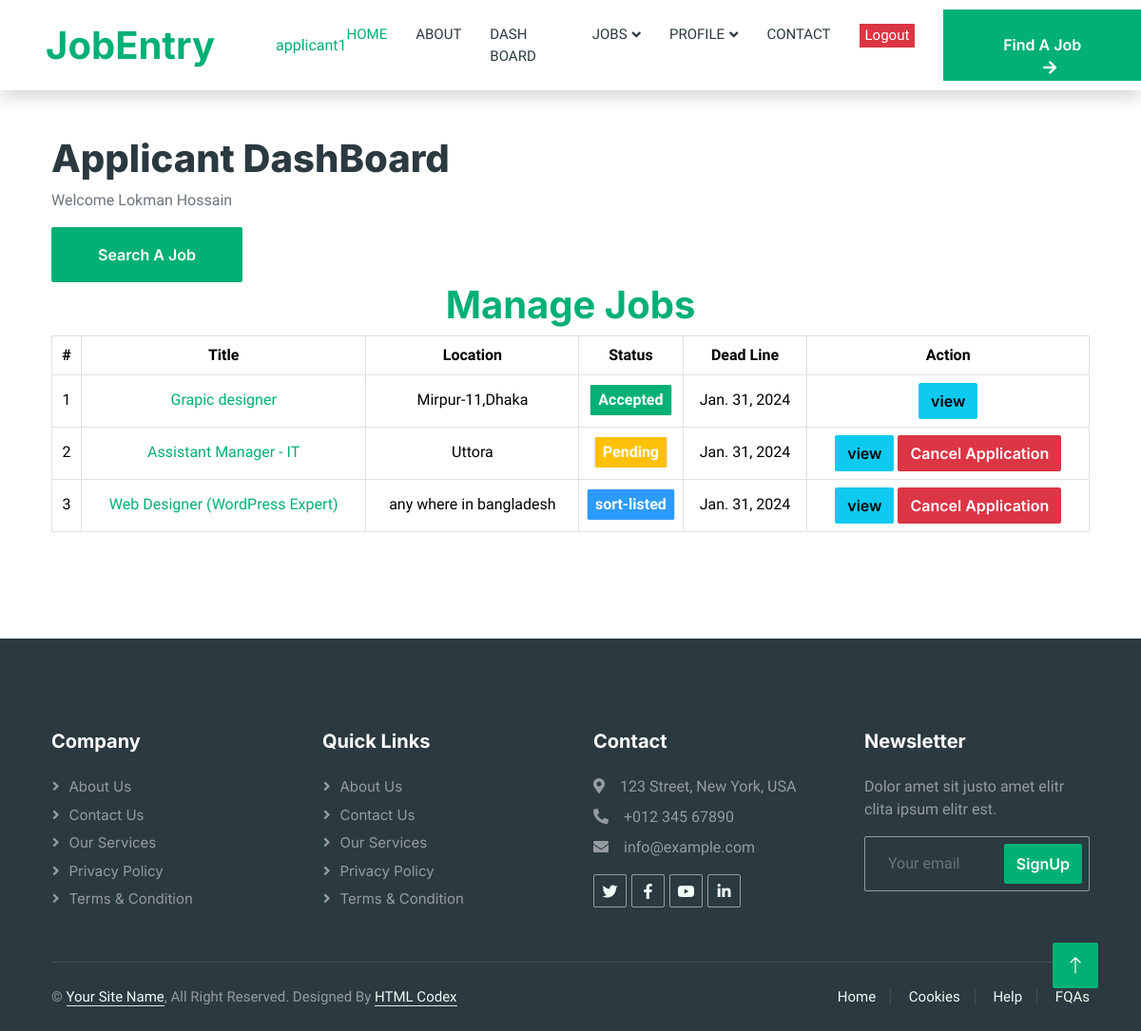
Screenshot of /dashboard (signed in) with the database file from the repository.
### userapp/models.py (models this page shows, shortened)
class JobUser(AbstractUser):
    USER_TYPE = (
        ('Recruiter','Recruiter'),
        ('Applicant','Applicant'),
    )
    user_type= models.CharField(max_length = 100,choices=USER_TYPE,default='Applicant')
    has_resume= models.BooleanField(default=False)
    has_company= models.BooleanField(default=False)

class Resume(models.Model):
    user=models.OneToOneField(JobUser,on_delete=models.CASCADE,null=True,blank=True)
    first_name=models.CharField(max_length=100)
    last_name = models.CharField(max_length=100)
    profession=models.CharField(max_length=1000,null=True,blank=True)
    address=models.CharField(max_length=1000,null=True,blank=True)
    education = RichTextField()
    about_self = RichTextField(null=True,blank=True)
    skills = RichTextField(null=True,blank=True)
    profile_pic=models.FileField(upload_to='profile_pic')
    cv = models.FileField(upload_to='resume')

### job/models.py (models this page shows)
class ApplyJob(models.Model):
    STATUS_CHOICES = {
        ('Accepted','Accepted'),
        ('Declined','Declinned'),
        ('Pending','Pending'),
        ('sort-listed','sort-listed'),
    }
    user= models.ForeignKey(JobUser, on_delete=models.CASCADE)
    job= models.ForeignKey(Job, on_delete=models.CASCADE)
    appliedTime=models.DateTimeField(auto_now=False, auto_now_add=True)
    status=models.CharField(max_length=100,choices=STATUS_CHOICES,default='Pending')

class Job(models.Model):
    JOB_Type=(
        ('Remote','Remote'),
        ('Onsite','Onsite'),
        ('Hybrid','Hybrid'),
    )
    JOB_STATUS=(
        ('Full time','Full time'),
        ('Half time','Half time'),
        ('Hourly','Hourly'),
    )
    user=models.ForeignKey(JobUser, on_delete=models.CASCADE,null=True,blank=True)
    company=models.ForeignKey(Company, on_delete=models.CASCADE,null=True,blank=True)
    title=models.CharField(max_length=500)
    job_type=models.CharField(max_length=100,choices=JOB_Type)
    job_status=models.CharField(max_length=100,choices=JOB_STATUS)
    category = models.ForeignKey(Category, on_delete=models.CASCADE,null=True,blank=True)
    salary=models.CharField(max_length=100)
    location=models.CharField(max_length=1000)
    state=models.ForeignKey(State, on_delete=models.CASCADE,null=True,blank=True)
    vacancy=models.CharField(max_length=100)
    responsibilities=RichTextField()
    requirments=RichTextField()
    published=models.DateTimeField(auto_now=False, auto_now_add=True,null=True,blank=True)
    deadline=models.DateField(null=True,blank=True)
    def __str__(self):
        return self.title

### website/views.py (the view)
# urls.py: path('dashboard',views.dashboard,name='dashboard'),
def dashboard(request):
    if request.user.user_type == 'Applicant':
        jobs= ApplyJob.objects.filter(user=request.user)
        context={'jobs':jobs}
    elif request.user.user_type == 'Recruiter':
        jobs = Job.objects.filter(user=request.user,company=request.user.company)
        context={'jobs':jobs}
    return render(request,'website/dashboard.html',context)

### templates/website/dashboard.html (shortened to what this page needs)
{% extends "base.html" %}
{% load humanize %}
{% block content %}
{% if request.user.user_type == 'Applicant' %}
<section class="container py-5">
    <h1 class="text-priamry display-6 ">
        Applicant DashBoard
    </h1>
    {% if request.user.has_resume %}
        <p class="text-muted">Welcome {{request.user.resume.first_name}} {{request.user.resume.last_name}}</p>
    {% endif %}
    <div>
        {% if request.user.has_resume %}
        <a href="" class="btn btn-primary py-md-3 px-md-5 me-3 animated slideInLeft">Search A Job</a>
        {% else %}
        <p class="alert alert-danger">You don't have a resume. <a href="{% url "resume" %}">Click Here</a></p>
        {% endif %}
    </div>
    {% if jobs %}
        <div>
            <h1 class='text-center text-primary'>Manage Jobs</h1>
            <div>
                <table class="table table-hover table-bordered text-center align-baseline  mx-auto">
                    <thead>
                        <tr>
                            <th>#</th>
                            <th>Title</th>
                            <th>Location</th>
                            <th>Status</th>
                            <th>Dead Line</th>
                            <th>Action</th>
                        </tr>
                    </thead>
                    <tbody>
                        {% for job in jobs %}
                        <tr>
                            <td>{{forloop.counter}}</td>
                            <td><a href="{% url "jobdetails" job.job.id %}">{{job.job}}</a></td>
                            <td>{{job.job.location}}</td>
                            {% if job.status == 'Accepted' %}
                            <td class='bg-primary badge fs-6 text-white'>{{job.status}}</td>
                            {% elif job.status == 'sort-listed' %}
                            <td class='bg-secondary badge fs-6 text-white'>{{job.status}}</td>
                            {% elif job.status == 'Declined' %}
                            <td class='bg-danger badge fs-6 text-white'>{{job.status}}</td>
                            {% else %}
                            <td class='bg-warning badge fs-6 text-white'>{{job.status}}</td>
                            {% endif %}
                            <td>{{job.job.deadline}}</td>
                            <td>
                                <a href="{% url "jobdetails" job.job.id %}" class="btn btn-info">view</a>
                                {% if not job.status == 'Accepted' %}
                                <a href="{% url "cancel" job.id %}" class="btn btn-danger">Cancel Application</a>
                                {% endif %}
                            </td>
                        </tr>
                        {% endfor %}
                    </tbody>
                </table>
            </div>
        </div>
        {% endif %}
</section>
{% endif %}
{% endblock content %}

### templates/include/header.html (shortened to what this page needs)
<nav class="navbar navbar-expand-lg bg-white navbar-light shadow sticky-top p-0">
    <a href="{% url "home" %}" class="navbar-brand d-flex align-items-center text-center py-0 px-4 px-lg-5">
        <h1 class="m-0 text-primary">JobEntry</h1>
    </a>
    {% if request.user.is_authenticated %}
    <a href="">{{request.user}} </a>
    {% endif %}
    <div class="collapse navbar-collapse" id="navbarCollapse">
        <div class="navbar-nav ms-auto p-4 p-lg-0">
            <a href="{% url "home" %}" class="nav-item nav-link active">Home</a>
            <a href="{% url "about" %}" class="nav-item nav-link">About</a>
            {% if request.user.is_authenticated %}
            <a href="{% url "dashboard" %}" class="nav-item nav-link">Dash Board</a>
            {% endif %}
            <div class="nav-item dropdown">
                <a href="#" class="nav-link dropdown-toggle" data-bs-toggle="dropdown">Jobs</a>
            </div>
            {% if request.user.is_authenticated %}
            <div class="nav-item dropdown">
                <a href="#" class="nav-link dropdown-toggle" data-bs-toggle="dropdown">Profile</a>
            </div>
            {% endif %}
            <a href="{% url "contact" %}" class="nav-item nav-link">Contact</a>
            {% if request.user.is_authenticated %}
            <form action="{% url "logout" %}" method="post" class="nav-link ">
                <input class='nav-item border-0 bg-danger text-white' type="submit" value="Logout">
            </form>
            {% else %}
            <a href="{% url "login" %}" class="nav-item nav-link active">Login</a>
            {% endif %}
        </div>
        {% if request.user.user_type == 'Applicant' %}
            <a href="{% url "joblist" %}" class="btn btn-primary rounded-0 py-4 px-lg-5 d-none d-lg-block">Find A Job<i class="fa fa-arrow-right ms-3"></i></a>
        {% elif request.user.user_type == 'Recruiter' %}
            <a href="{% url "addjob" %}" class="btn btn-primary rounded-0 py-4 px-lg-5 d-none d-lg-block">Post A Job<i class="fa fa-arrow-right ms-3"></i></a>
        {% else %}
            <a href="{% url "login" %}" class="btn btn-primary rounded-0 py-4 px-lg-5 d-none d-lg-block">Post A Job/Find A Job<i class="fa fa-arrow-right ms-3"></i></a>
        {% endif %}
    </div>
</nav>

### static/css/style.css (style rules this page uses)
:root { --primary: #00B074; --secondary: #2B9BFF; --light: #EFFDF5; --dark: #2B3940; }
.btn { font-family: 'Inter', sans-serif; font-weight: 600; transition: .5s; }
.btn.btn-primary, .btn.btn-secondary { color: #FFFFFF; }
.navbar .dropdown-toggle::after { border: none; content: "\f107"; font-family: "Font Awesome 5 Free"; font-weight: 900; vertical-align: middle; margin-left: 5px; transition: .5s; }
.navbar-dark .navbar-nav .nav-link, .navbar-light .navbar-nav .nav-link { margin-right: 30px; padding: 25px 0; color: #FFFFFF; font-size: 15px; text-transform: uppercase; outline: none; }
.navbar-dark .navbar-nav .nav-link:hover, .navbar-dark .navbar-nav .nav-link.active, .navbar-light .navbar-nav .nav-link:hover, .navbar-light .navbar-nav .nav-link.active { color: var(--primary); }
.navbar-light .navbar-brand, .navbar-light a.btn { height: 75px; }
.navbar-light .navbar-nav .nav-link { color: var(--dark); font-weight: 500; }
.navbar-light.sticky-top { top: -100px; transition: .5s; }

### rows the page displays
JobUser: user "applicant1", user.resume.first_name "Lokman", user.resume.last_name "Hossain"
ApplyJob: job "Grapic designer", job.location "Mirpur-11,Dhaka", status "Accepted", job.deadline "Jan. 31, 2024"
ApplyJob: job "Assistant Manager - IT", job.location "Uttora", status "Pending", job.deadline "Jan. 31, 2024", shows "Cancel Application"
ApplyJob: job "Web Designer (WordPress Expert)", job.location "any where in bangladesh", status "sort-listed", job.deadline "Jan. 31, 2024", shows "Cancel Application"
